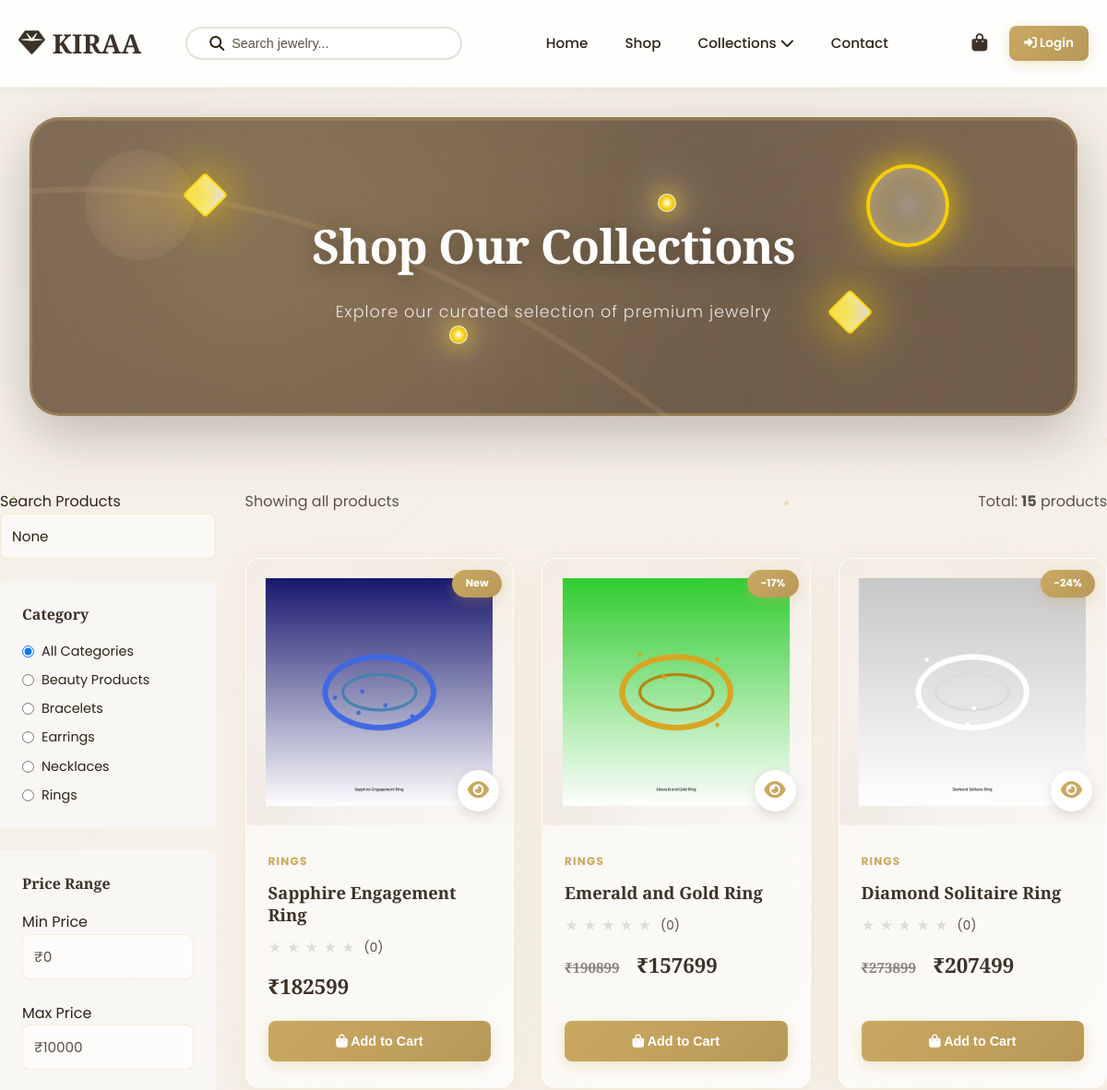
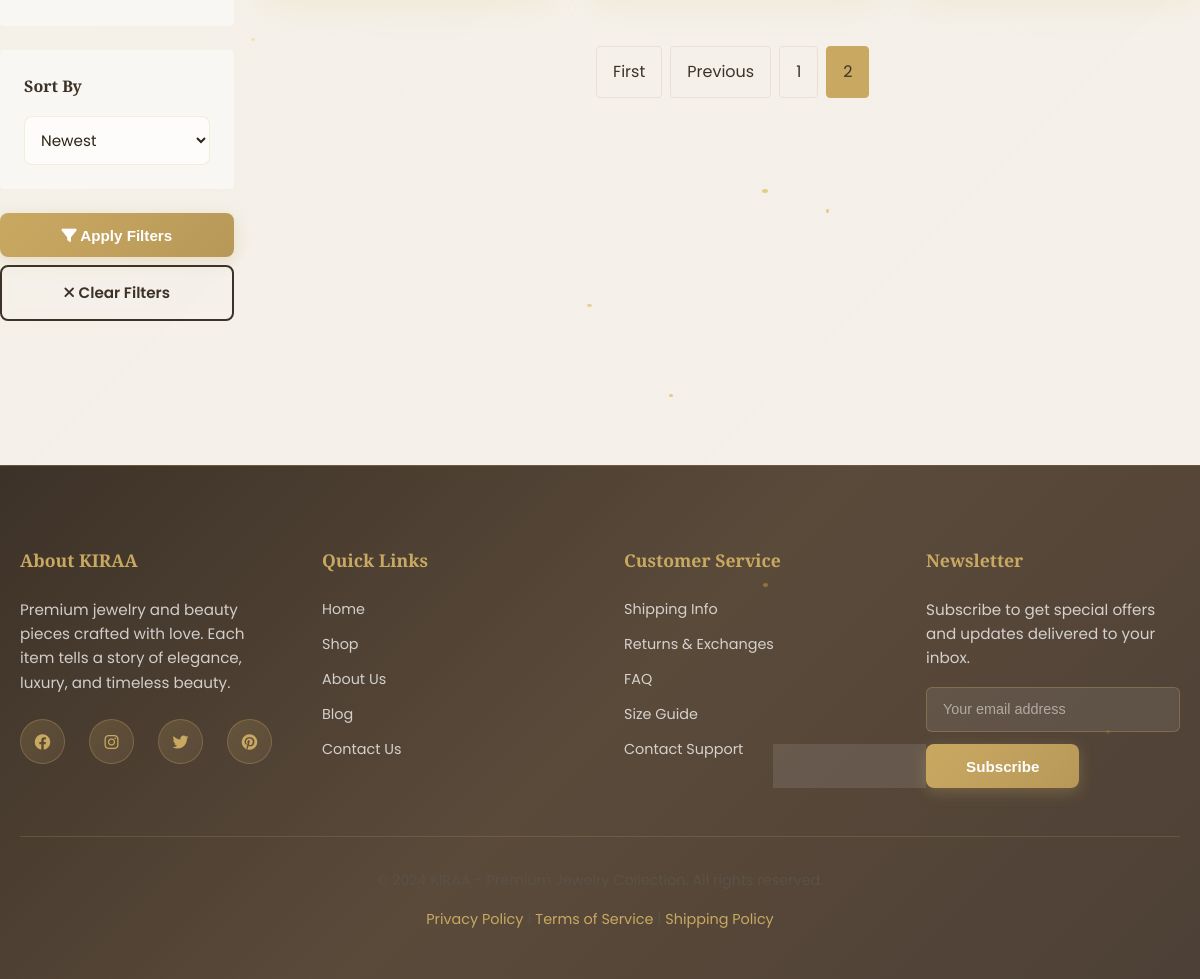
Page /shop/?page=3 on the earlier database version (2 pictures, top to bottom).
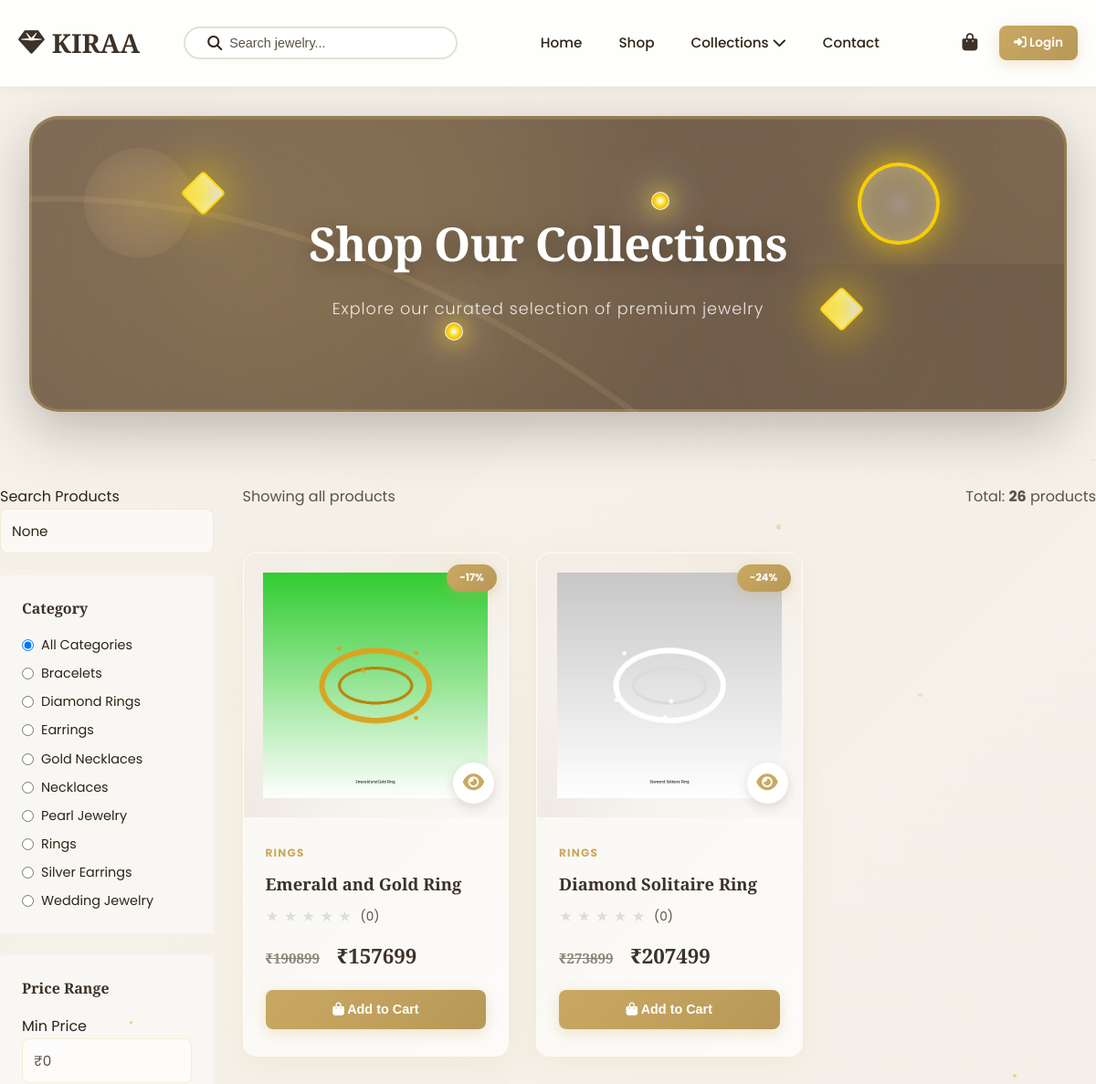
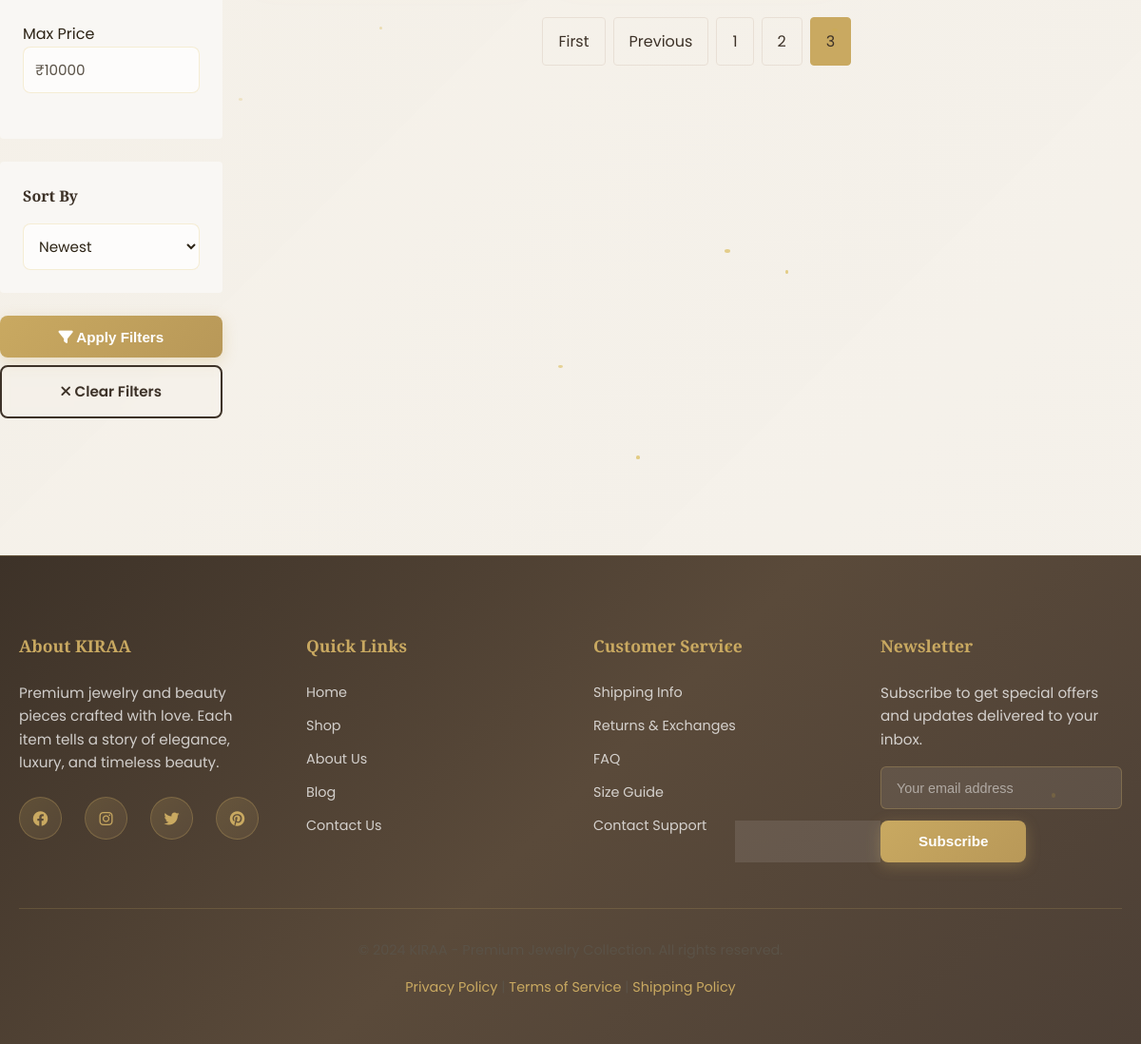
Same page on the later database version (2 pictures, top to bottom).
### store/models.py (models this page shows, shortened)
class Category(models.Model):
    name = models.CharField(max_length=100, unique=True)
    slug = models.SlugField(max_length=100, unique=True)
    description = models.TextField(blank=True, null=True)
    image = models.ImageField(upload_to='categories/', blank=True, null=True)
    created_at = models.DateTimeField(auto_now_add=True)
    class Meta:
        verbose_name_plural = 'Categories'
        ordering = ['name']

class Product(models.Model):
    name = models.CharField(max_length=200)
    slug = models.SlugField(max_length=200, unique=True)
    description = models.TextField()
    category = models.ForeignKey(Category, on_delete=models.CASCADE, related_name='products')
    price = models.DecimalField(max_digits=10, decimal_places=2)
    original_price = models.DecimalField(max_digits=10, decimal_places=2, blank=True, null=True)
    image = models.ImageField(upload_to='products/')
    image_2 = models.ImageField(upload_to='products/', blank=True, null=True)
    image_3 = models.ImageField(upload_to='products/', blank=True, null=True)
    stock = models.IntegerField(default=0)
    is_featured = models.BooleanField(default=False)
    is_new = models.BooleanField(default=True)
    created_at = models.DateTimeField(auto_now_add=True)
    updated_at = models.DateTimeField(auto_now=True)
    class Meta:
        ordering = ['-created_at']
    def average_rating(self):
        ratings = self.reviews.all()
        if ratings.exists():
            return sum([r.rating for r in ratings]) / ratings.count()
        return 0
    def get_discount_percentage(self):
        if self.original_price:
            discount = (self.original_price - self.price) / self.original_price * 100
            return int(discount)
        return 0

### store/views.py (the view)
# urls.py: path('shop/', views.shop, name='shop'),
def shop(request):
    products = Product.objects.all()
    categories = Category.objects.all()
    products = apply_category_filter(request, products)
    products = apply_price_filter(request, products)
    products, search_query = apply_search_filter(request, products)
    products, selected_sort = apply_sorting(request, products)
    products_page = paginate_products(request, products)
    selected_category = request.GET.get('category')
    context = {
        'products': products_page,
        'categories': categories,
        'search_query': search_query,
        'selected_category': selected_category,
        'selected_sort': selected_sort,
        'page_title': 'Shop - Jewelry Store',
    }
    return render(request, 'store/shop.html', context)

### store/context_processors.py (called while the page is built)
def cart_context(request):
    cart_count = 0
    cart_total = 0
    cart_items = []
    if request.user.is_authenticated:
        cart_items = CartItem.objects.filter(user=request.user)
        cart_count = sum([item.quantity for item in cart_items])
        cart_total = sum([item.get_subtotal() for item in cart_items])
    else:
        cart = request.session.get('cart', {})
        cart_count = len(cart)
    return {
        'cart_count': cart_count,
        'cart_total': cart_total,
        'cart_items': cart_items,
    }

### store/templatetags/custom_filters.py (called while the page is built)
@register.filter
def image_url(image_field):
    if not image_field:
        return ''
    image_name = str(image_field)
    if image_name.startswith('http://') or image_name.startswith('https://'):
        return image_name
    return image_field.url if hasattr(image_field, 'url') else image_name

### store/views.py (called while the page is built)
def apply_category_filter(request, products):
    category_slug = request.GET.get('category')
    if category_slug:
        category = get_object_or_404(Category, slug=category_slug)
        products = products.filter(category=category)
    return products

### templates/store/shop.html (shortened to what the changed rows need)
{% extends 'base.html' %}
{% load static %}
{% load custom_filters %}
{% block content %}
<div class="shop-banner">
    <div class="page-banner-content">
        <h1 class="hero-title">Shop Our Collections</h1>
    </div>
</div>
<div class="container py-4">
    <div style="display: grid; grid-template-columns: 1fr 4fr; gap: 2rem;">
        <aside>
            <form method="GET" action="{% url 'shop' %}" style="margin-bottom: 2rem;">
                <div class="filter-section">
                    <div class="filter-option">
                        <label class="filter-checkbox">
                            <input type="radio" name="category" value="" {% if not selected_category %}checked{% endif %}>
                            All Categories
                        </label>
                        {% for category in categories %}
                            <label class="filter-checkbox">
                                <input type="radio" name="category" value="{{ category.slug }}" {% if selected_category == category.slug %}checked{% endif %}>
                                {{ category.name }}
                            </label>
                        {% endfor %}
                    </div>
                </div>
            </form>
        </aside>
        <main>
            <div class="justify-between mb-3">
                <p class="text-muted">Total: <strong>{{ products.paginator.count }}</strong> products</p>
            </div>
            {% if products %}
                <div class="product-grid">
                    {% for product in products %}
                        <div class="product-card">
                            <div class="product-image">
                                <img src="{% if product.image %}{{ product.image|image_url }}{% else %}{% static 'images/placeholder.svg' %}{% endif %}"
                                     alt="{{ product.name }}"
                                     loading="lazy">
                                <div class="product-badge">
                                    {% if product.get_discount_percentage > 0 %}
                                        -{{ product.get_discount_percentage }}%
                                    {% else %}
                                        {% if product.is_new %}New{% endif %}
                                    {% endif %}
                                </div>
                                <a href="{% url 'product_detail' product.slug %}" class="product-view-btn" title="View Product">
                                    <i class="fas fa-eye"></i>
                                </a>
                            </div>
                            <div class="product-info">
                                <p class="product-category">{{ product.category.name }}</p>
                                <h5 class="product-name">{{ product.name }}</h5>
                                <div class="product-rating">
                                    {% for i in "12345" %}
                                        {% if forloop.counter <= product.average_rating %}
                                            <span class="star">★</span>
                                        {% else %}
                                            <span class="star empty">★</span>
                                        {% endif %}
                                    {% endfor %}
                                    <span style="color: var(--text-light); margin-left: 0.3rem;">({{ product.reviews.count }})</span>
                                </div>
                                <div class="product-price">
                                    {% if product.original_price %}
                                        <span class="original">₹{{ product.original_price|floatformat:0 }}</span>
                                    {% endif %}
                                    ₹{{ product.price|floatformat:0 }}
                                </div>
                                <div class="product-actions">
                                    <form method="POST" action="{% url 'add_to_cart' product.id %}" style="width: 100%;">
                                        <button type="submit" class="btn btn-primary" style="width: 100%;">
                                            <i class="fas fa-shopping-bag"></i> Add to Cart
                                        </button>
                                    </form>
                                </div>
                            </div>
                        </div>
                    {% endfor %}
                </div>
                {% if products.has_other_pages %}
                    <div class="pagination mt-4">
                        {% if products.has_previous %}
                            <a href="?page=1{% if search_query %}&search={{ search_query }}{% endif %}{% if selected_category %}&category={{ selected_category }}{% endif %}">First</a>
                            <a href="?page={{ products.previous_page_number }}{% if search_query %}&search={{ search_query }}{% endif %}{% if selected_category %}&category={{ selected_category }}{% endif %}">Previous</a>
                        {% endif %}
                        {% for num in products.paginator.page_range %}
                            {% if products.number == num %}
                                <span class="current">{{ num }}</span>
                            {% elif num > products.number|add:'-3' and num < products.number|add:'3' %}
                                <a href="?page={{ num }}{% if search_query %}&search={{ search_query }}{% endif %}{% if selected_category %}&category={{ selected_category }}{% endif %}">{{ num }}</a>
                            {% endif %}
                        {% endfor %}
                    </div>
                {% endif %}
            {% endif %}
        </main>
    </div>
</div>
{% endblock %}

Differences in the rows shown:
removed Category: slug "☐ Beauty Products", name "Beauty Products"
no longer on this page (row unchanged): Product: image (picture), is_new "New", category.name "RINGS", name "Sapphire Engagement Ring", reviews.count "0", price "182599"
added Category: slug "☐ Diamond Rings", name "Diamond Rings"
added Category: slug "☐ Gold Necklaces", name "Gold Necklaces"
added Category: slug "☐ Pearl Jewelry", name "Pearl Jewelry"
added Category: slug "☐ Silver Earrings", name "Silver Earrings"
added Category: slug "☐ Wedding Jewelry", name "Wedding Jewelry"
Other differences:
{{ products.paginator.count }}: "15" → "26"
list line gone: "2"
new list line: "2"
new list line: "3"
